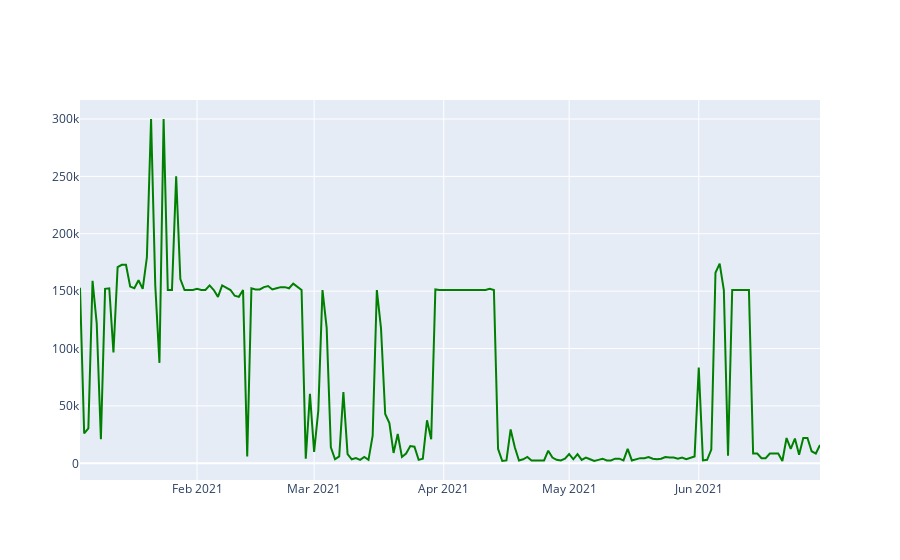

Notebook source saved alongside this figure:
### Code cell
fig = go.Figure(data=go.Scatter(x=line_datag['Fecha'],
                               y=line_datag['Colonias'],
                               mode='lines',
                               marker=dict(color='green')
                               )
               )
fig.show()

### Figure 1 — Plotly figure (JSON) as saved in the notebook; plotly's stock layout.template omitted (floating-point values rounded to 4 significant figures; data arrays with more than 128 entries replaced by an {"elided": "..."} marker saying what was removed)
{"data": [{"marker": {"color": "green"}, "mode": "lines", "type": "scatter", "x": {"elided": "178 str values"}, "y": {"elided": "178 int values"}}], "layout": {}}
